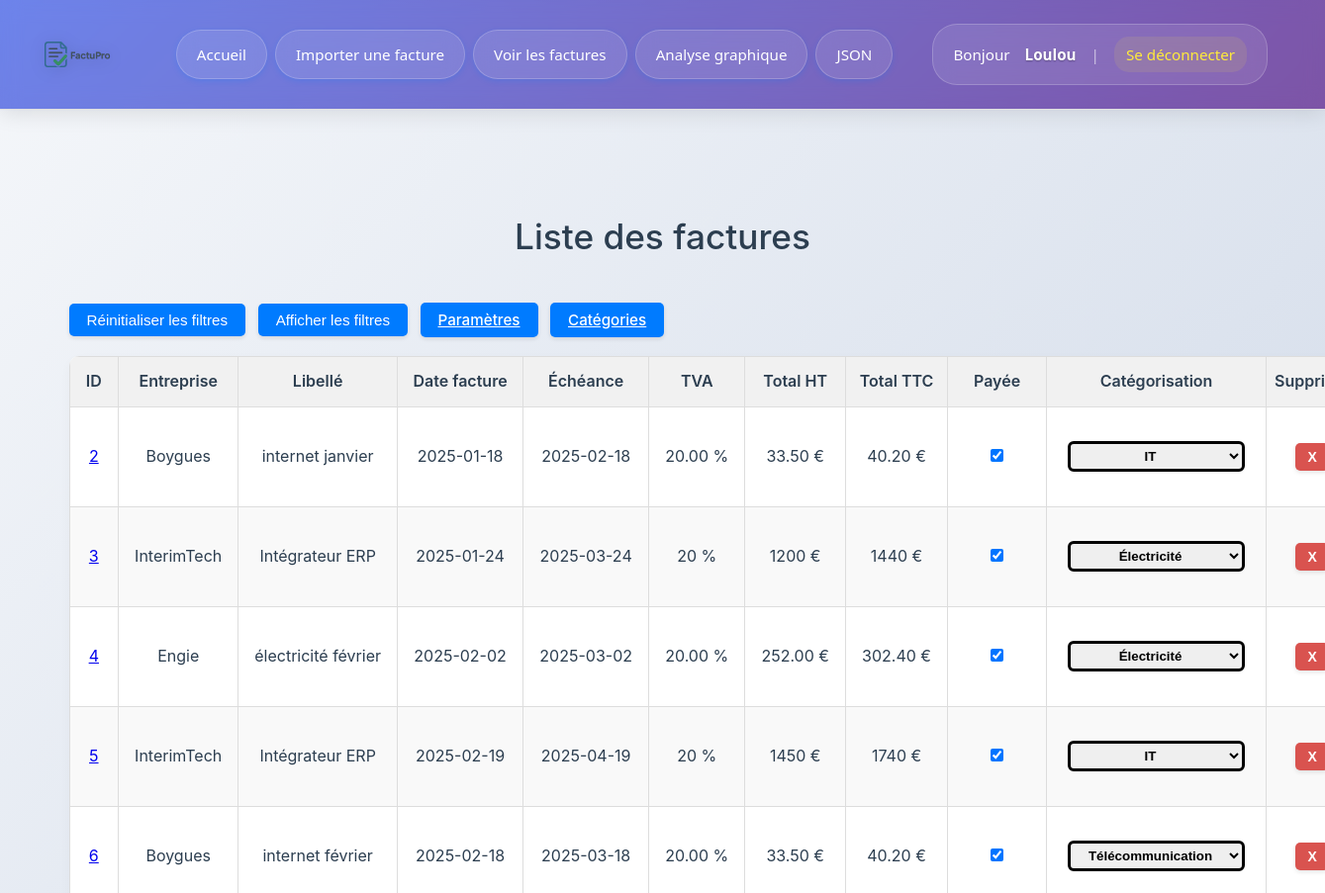
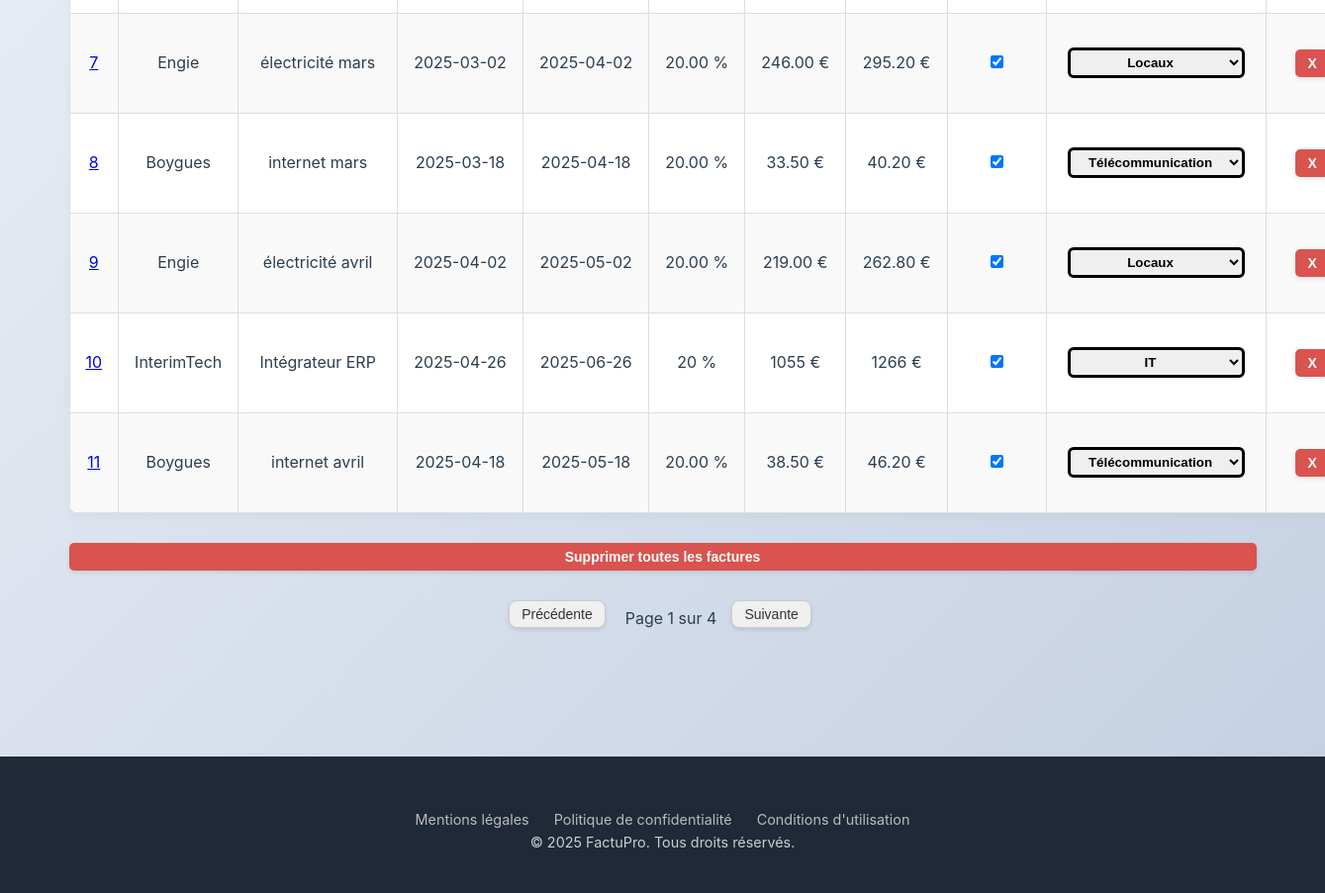
The page /factures (signed in) on the database as committed earlier (2 pictures, top to bottom).
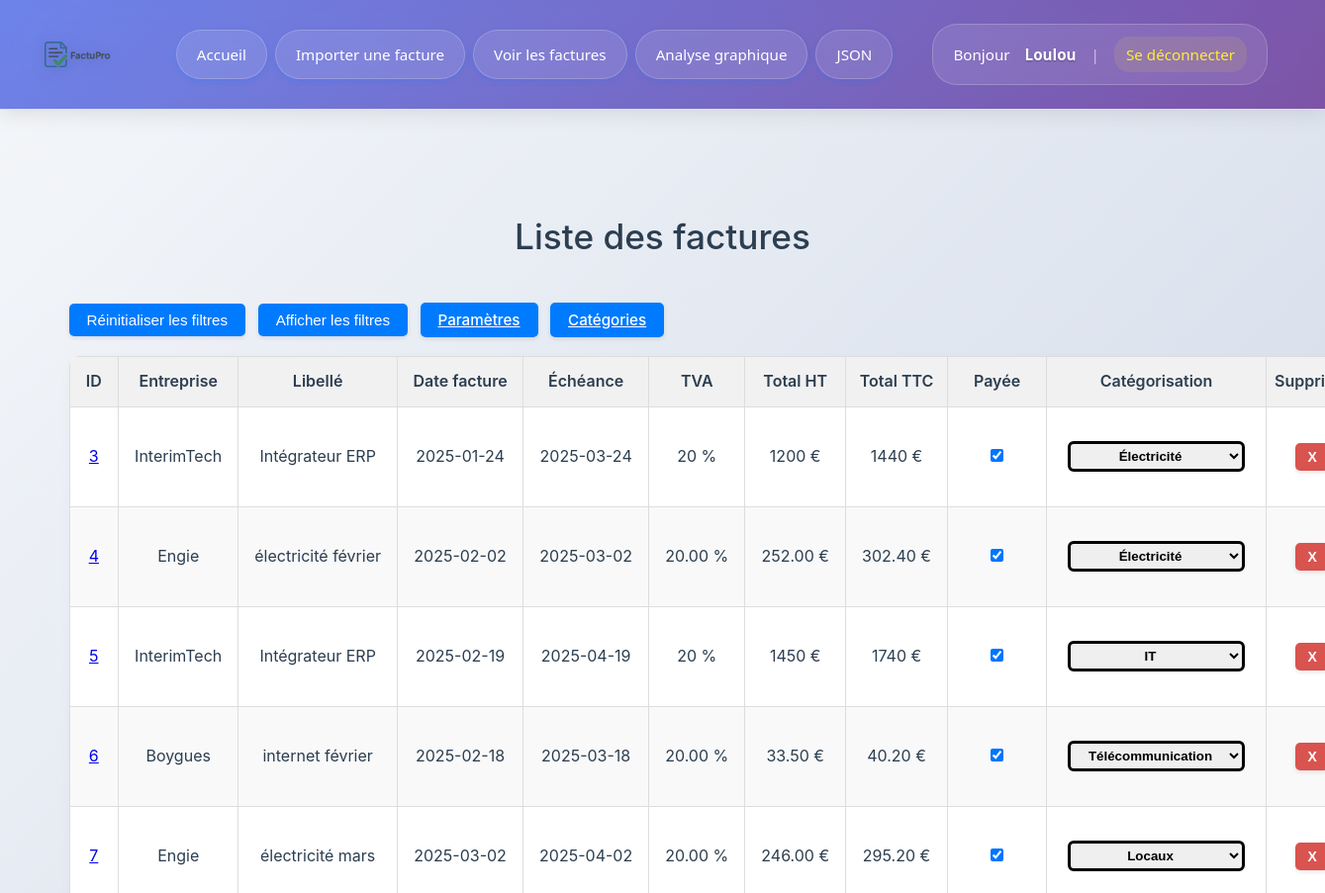
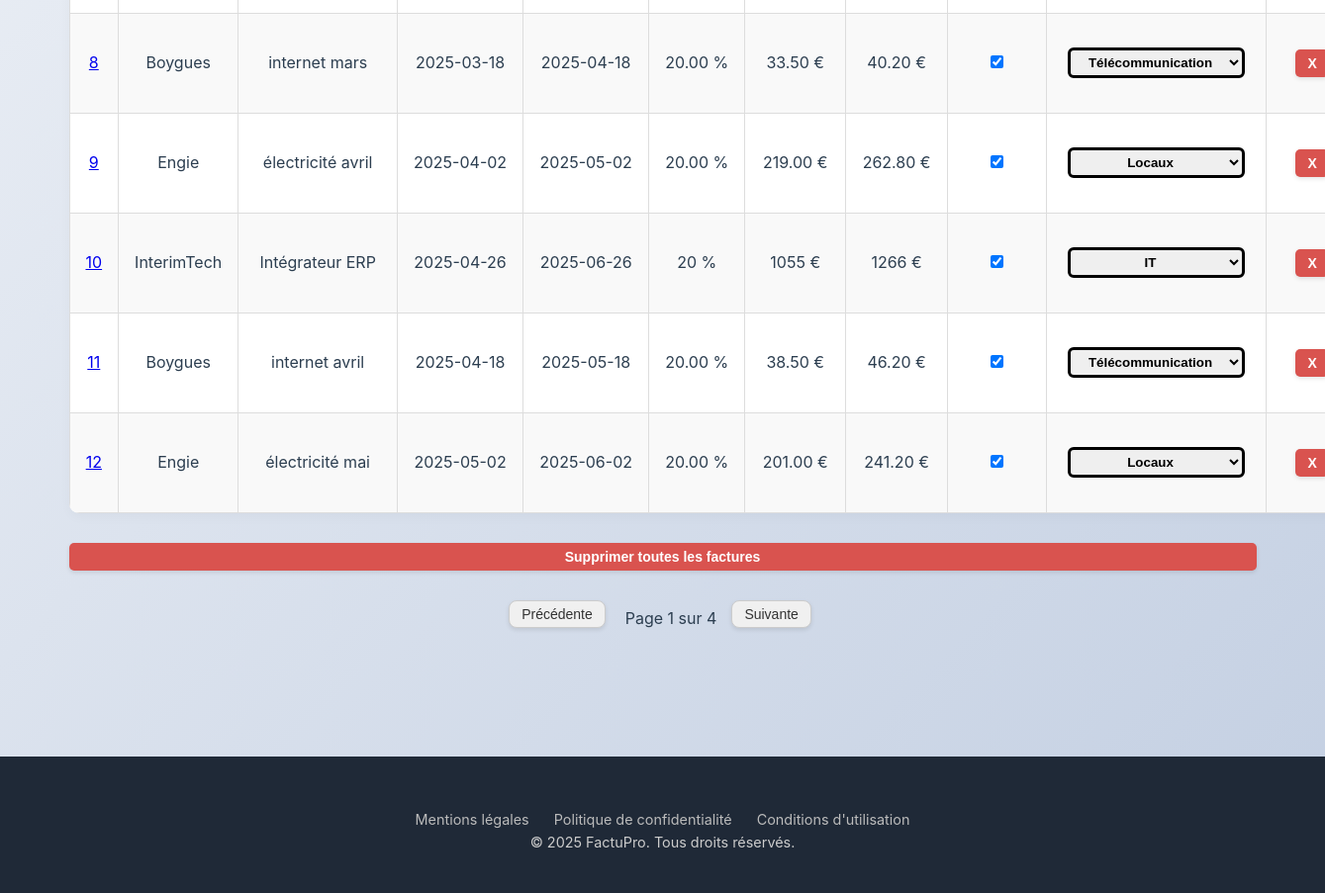
The same page on the database as committed later (2 pictures, top to bottom).
### tables this page shows
CREATE TABLE factures (
            id INTEGER PRIMARY KEY AUTOINCREMENT,
            fournisseur TEXT,
            date_facture TEXT,
            numero_facture TEXT,
            montant_total TEXT,
            TVA TEXT,
            utilisateur_id INTEGER,
            nom_fichier TEXT,
            facture_payee INTEGER DEFAULT 0,
            numero_client TEXT,
            echeance TEXT,
            somme_finale TEXT, categorie TEXT DEFAULT "Non-catégorisée",
            FOREIGN KEY (utilisateur_id) REFERENCES utilisateurs(id)
        );

### app.py (the view)
@app.route('/factures')
def afficher_factures():
    conn = sqlite3.connect('factures.db')
    conn.row_factory = sqlite3.Row
    c = conn.cursor()
    c.execute('SELECT * FROM factures WHERE utilisateur_id = ?', (session['utilisateur_id'],))
    factures = c.fetchall()
    conn.close()
    categories = get_categories()
    return render_template('factures.html', factures=factures, categories=categories)

### app.py (called while the page is built)
@app.before_request
def verifier_connexion():
    if request.endpoint in ['upload', 'afficher_factures', 'analyse'] and 'utilisateur_id' not in session:
        return redirect(url_for('login'))

def get_categories():
    conn = sqlite3.connect('categories.db')
    conn.row_factory = sqlite3.Row
    cursor = conn.cursor()
    cursor.execute("SELECT nom_categorie FROM categories")
    categories = cursor.fetchall()
    conn.close()
    return categories

@app.context_processor
def injecter_pseudo():
    return {"pseudo": session.get("pseudo")}

### templates/factures.html (shortened to what this page needs)
<!DOCTYPE html>
<html lang="fr">
  <head>
    <link rel="stylesheet" href="{{ url_for('static', filename='style.css') }}">
  </head>
  <body>
    {% include 'header.html' %}
    <div class="container">
      <h1>Liste des factures</h1>
      <button type="button" id="reset-filters-btn" class="standard-btn">Réinitialiser les filtres</button>
      <button id="toggle-filters-btn" class="standard-btn">Afficher les filtres</button>
      <a href="/parametres" class="standard-btn">Paramètres</a>
      <a href="/categorisation" class="standard-btn">Catégories</a>
      <table id="table-factures">
        <thead>
          <tr>
            <th>ID</th>
            <th>
              Entreprise <br>
            </th>
            <th>
              Libellé <br>
            </th>
            <th>
              Date facture
            </th>
            <th>
              Échéance
            </th>
            <th>TVA</th>
            <th>Total HT</th>
            <th>Total TTC</th>
            <th>
              Payée <br>
            </th>
            <th>
              Catégorisation <br>
            </th>
            <th>Supprimer</th>
          </tr>
        </thead>
        <tbody>
          {% for f in factures %}
            <tr>
              <td>
                {% if f['nom_fichier'] %}
                  <a href="{{ url_for('telecharger_fichier', filename=f['nom_fichier']) }}" target="_blank" title="Télécharger la facture {{ f['id'] }}">
                    {{ f['id'] }}
                  </a>
                {% else %}
                  {{ f['id'] }}
                {% endif %}
              </td>
              <td>{{ f['fournisseur'] }}</td>
              <td>{{ f['numero_facture'] }}</td>
              <td>{{ f['date_facture'] }}</td>
              <td>{{ f['echeance'] }}</td>
              <td>{{ f['TVA'] }} %</td>
              <td>{{ f['somme_finale'] }} €</td>
              <td>{{ f['montant_total'] }} €</td>
              <td>
                <form action="{{ url_for('toggle_payee', facture_id=f['id']) }}" method="post">
                  <input type="checkbox" name="checkbox_paiement" {% if f['facture_payee'] == 1 %}checked{% endif %} onchange="this.form.submit()">
                </form>
              </td>
              <td class="categorie-cell {{ f['categorie']|lower|replace(' ', '_')|replace('é', 'e')|replace('-', '_') }}">
                <form method="POST" action="{{ url_for('modifier_categorie', facture_id=f['id']) }}">
                  <select name="categorie" onchange="this.form.submit()">
                    {% for cat in categories %}
                      <option value="{{ cat['nom_categorie'] }}" {% if f['categorie'] == cat['nom_categorie'] %}selected{% endif %}>
                        {{ cat['nom_categorie'] }}
                      </option>
                    {% endfor %}
                  </select>
                </form>
              </td>
              <td>
                <form method="POST" action="/supprimer/{{ f['id'] }}" onsubmit="return confirm('Confirmer la suppression ?');">
                  <button type="submit" class="danger">X</button>
                </form>
              </td>
            </tr>
          {% endfor %}
        </tbody>
      </table>
      <form method="POST" action="/supprimer_tout" onsubmit="return confirm('Supprimer toutes les factures ?');">
        <button type="submit" class="danger full">Supprimer toutes les factures</button>
      </form>
      <div id="pagination-controls" class="pagination">
        <button id="prevPage" disabled>Précédente</button>
        <span id="pageInfo">Page 1</span>
        <button id="nextPage">Suivante</button>
      </div>
    </div>
    {% include 'footer.html' %}
  </body>
</html>

### templates/header.html (shortened to what this page needs)
<!DOCTYPE html>
<html lang="fr">
<head>
</head>
<body>
    <header class="header">
        <div class="header-content">
            <div class="left-section">
                <div class="logo">
                    <img src="/static/logo.png" alt="Logo">
                </div>
                <nav class="nav-links">
                    <a href="/">Accueil</a>
                    <a href="/upload">Importer une facture</a>
                    <a href="/factures">Voir les factures</a>
                    <a href="/analyse">Analyse graphique</a>
                    <a href="/factures/json/page">JSON</a>
                </nav>
            </div>
            <div class="user-info">
                Bonjour <strong>{{ pseudo }}</strong>
                <span class="separator">|</span>
                <a href="/logout" class="logout-link">Se déconnecter</a>
            </div>
        </div>
    </header>
</body>
</html>

### templates/footer.html
<footer class="footer">
    <div class="links">
        <a href="#">Mentions légales</a>
        <a href="#">Politique de confidentialité</a>
        <a href="#">Conditions d'utilisation</a>
    </div>
        <p>&copy; 2025 FactuPro. Tous droits réservés.</p>
</footer>

### templates/header.html (style rules this page uses)
* { margin: 0; padding: 0; box-sizing: border-box; }
.header { background: linear-gradient(135deg, #667eea 0%, #764ba2 100%); box-shadow: 0 4px 20px rgba(0, 0, 0, 0.1); padding: 0; position: relative; overflow: hidden; }
.header::before { content: ''; position: absolute; top: 0; left: 0; right: 0; bottom: 0; background: rgba(255, 255, 255, 0.05); backdrop-filter: blur(10px); }
.header-content { display: flex; align-items: center; justify-content: space-between; padding: 15px 40px 15px 20px; position: relative; z-index: 2; max-width: 1400px; margin: 0 auto; }
.left-section { display: flex; align-items: center; gap: 50px; flex: 1; max-width: 70%; }
.logo { display: flex; align-items: center; flex-shrink: 0; margin-right: 10px; }
.logo img { height: 80px; width: auto; filter: drop-shadow(0 2px 8px rgba(0, 0, 0, 0.2)); transition: transform 0.3s ease; }
.nav-links { display: flex; align-items: center; gap: 8px; }
.nav-links a { color: white; text-decoration: none; padding: 12px 20px; border-radius: 25px; font-weight: 500; font-size: 0.95em; transition: all 0.3s cubic-bezier(0.4, 0, 0.2, 1); position: relative; overflow: hidden; background: rgba(255, 255, 255, 0.1); backdrop-filter: blur(10px); border: 1px solid rgba(255, 255, 255, 0.2); }
.nav-links a::before { content: ''; position: absolute; top: 0; left: -100%; width: 100%; height: 100%; background: linear-gradient(90deg, transparent, rgba(255, 255, 255, 0.2), transparent); transition: left 0.5s; }
.user-info { color: white; font-size: 0.95em; font-weight: 500; display: flex; align-items: center; gap: 15px; background: rgba(255, 255, 255, 0.1); backdrop-filter: blur(10px); padding: 12px 20px; border-radius: 25px; border: 1px solid rgba(255, 255, 255, 0.2); flex-shrink: 0; margin-left: 40px; }
.user-info strong { color: #fff; text-shadow: 0 1px 2px rgba(0, 0, 0, 0.3); }
.user-info .separator { color: rgba(255, 255, 255, 0.6); font-weight: 300; }
.logout-link { color: #ffeb3b !important; text-decoration: none; font-weight: 600; transition: all 0.3s ease; padding: 6px 12px; border-radius: 15px; background: rgba(255, 235, 59, 0.1); }
.header-content > * { animation: slideInFromTop 0.6s ease-out; }
.nav-links a:nth-child(1) { animation-delay: 0.1s; }
.nav-links a:nth-child(2) { animation-delay: 0.2s; }
.nav-links a:nth-child(3) { animation-delay: 0.3s; }
.nav-links a:nth-child(4) { animation-delay: 0.4s; }
.nav-links a:nth-child(5) { animation-delay: 0.5s; }

Rows that differ between the two databases and show on the page:
removed factures: id "2", fournisseur "Boygues", numero_facture "internet janvier", date_facture "2025-01-18", echeance "2025-02-18", TVA "20.00", somme_finale "33.50", montant_total "40.20", facture_payee "☑", categorie "IT"
now on this page (row unchanged): factures: id "12", fournisseur "Engie", numero_facture "électricité mai", date_facture "2025-05-02", echeance "2025-06-02", TVA "20.00", somme_finale "201.00", montant_total "241.20", facture_payee "☑", categorie "Locaux"
